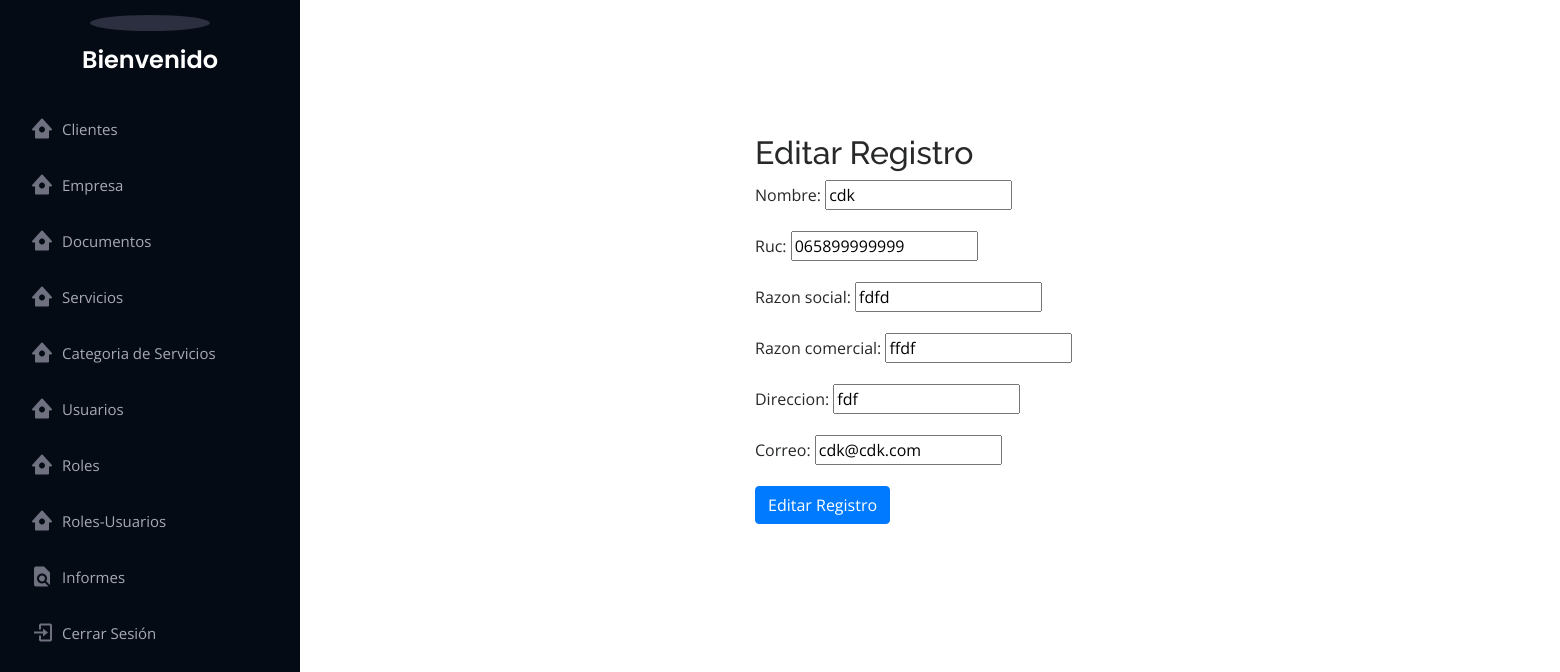
/modificar-empresa/1, run on the app's committed database.
### perfil_empresa/models.py (models this page shows, shortened)
class Empresa(models.Model):
    nombre = models.CharField(max_length=200)
    ruc = models.CharField(max_length=13)
    razon_social = models.CharField(max_length=200)
    razon_comercial = models.CharField(max_length=200)
    direccion = models.CharField(max_length=10)
    correo = models.EmailField(max_length=70)
    user_mod = models.CharField(max_length=15)
    created = models.DateTimeField(auto_now_add=True)
    update = models.DateTimeField(auto_now=True)
    class Meta:
        db_table = "empresa"
        verbose_name = "empresa"
        verbose_name_plural = "empresas"

### perfil_empresa/views.py (the view)
# urls.py: path("modificar-empresa/<int:id>", editar_empresa, name="modificar_empresa"),
def editar_empresa(request,id,plantilla='empresa/editar.html'):
    empresa_obj = Empresa.objects.get(id = id)
    if request.method == 'GET':
        form = EmpresaForm(request.POST or None, request.FILES or None, instance = empresa_obj)
    else:
        form = EmpresaForm(request.POST or None, request.FILES or None, instance = empresa_obj)
        if form.is_valid():
            form.save()
            return redirect('consultar_empresa')
    return render(request, plantilla, {'EmpresaForm':form})

### perfil_empresa/forms.py
class EmpresaForm(forms.ModelForm):
    class Meta:
        model = Empresa
        fields = ["nombre","ruc","razon_social","razon_comercial","direccion","correo"]

### templates/empresa/editar.html (shortened to what this page needs)
{% extends "base.html" %}
{% block content %}
<div class="container">
    <div class="col-md-12" style="margin-top: 50px;">
    <div class="col-md-12" style="margin-left: 500px;">
    <section class="form-register">
    <h2> Editar Registro </h2>
    <form method="POST">
             {{ EmpresaForm.as_p  }}
        <input type="submit" class="btn btn-primary" value="Editar Registro"/>
    </form>
{% endblock %}

### perfil_empresa/static/css/style.css (style rules this page uses)
body { font-family: "Open Sans", sans-serif; color: #272829; }
h1, h2, h3, h4, h5, h6 { font-family: "Raleway", sans-serif; }
section { padding: 60px 0; overflow: hidden; }

### data on the page
Empresa: nombre "cdk", ruc "065899999999", razon_social "fdfd", razon_comercial "ffdf", direccion "fdf", correo "cdk@cdk.com"
